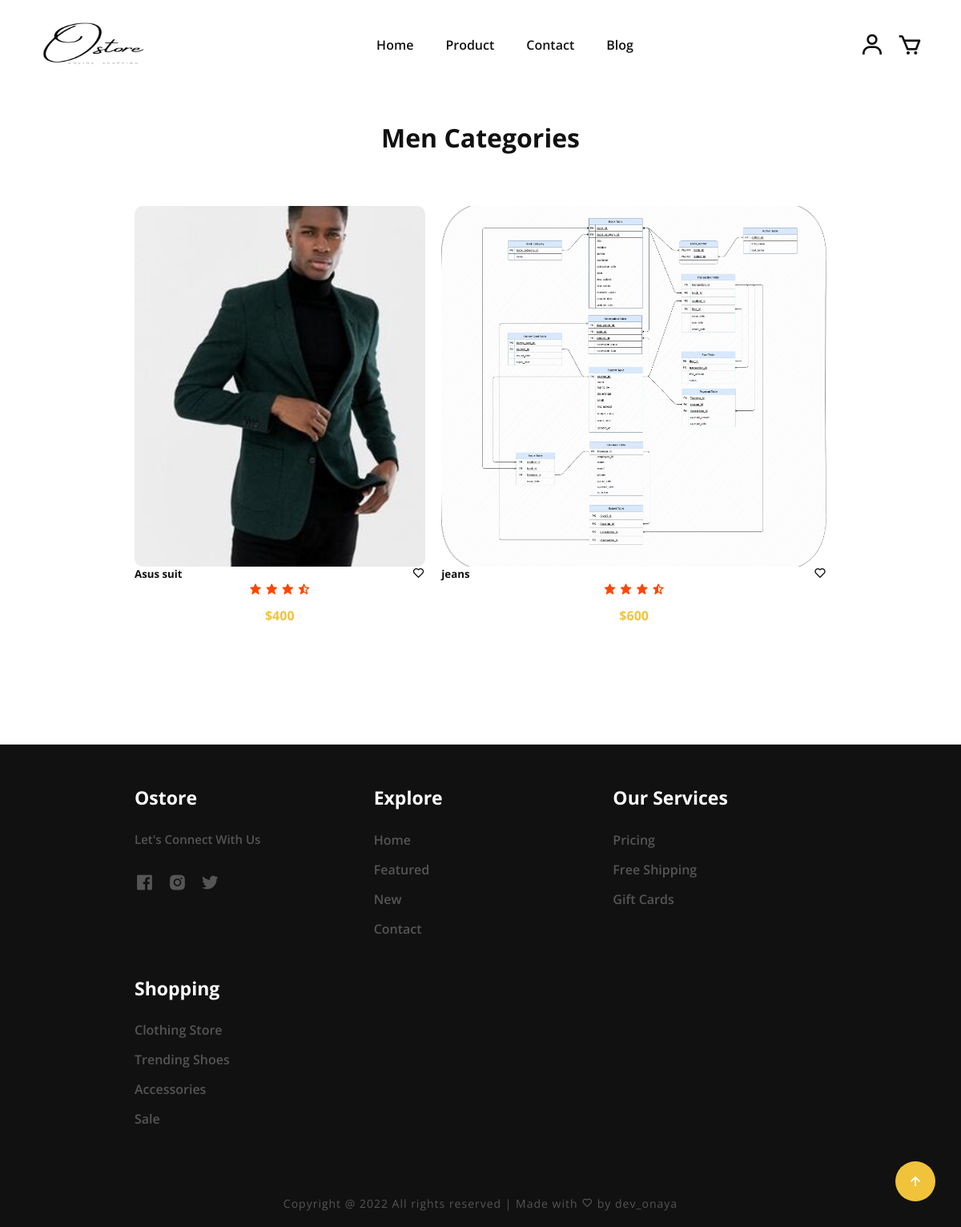
Page /category/men on the committed database.
### myapp/models.py (models this page shows, shortened)
class Product(db.Model):
    __tablename__ = "product"
    id = db.Column(db.Integer, primary_key=True)
    name = db.Column(db.String(64), nullable=True)
    price =  db.Column(db.String(78), nullable=True)
    filename = db.Column(
        db.String(89),
        nullable=True,
    )
    description = db.Column(db.String(400), nullable= True)
    cart_items = db.relationship('Cart', backref='product', lazy=True)
    categories_id = db.Column(db.Integer, db.ForeignKey('categories.id'))

### myapp/product.py (the view)
@product.route("/category/men")
def men():
    men = Categories.query.filter_by(name="men").first()
    men = men.product
    return render_template("product/men.html", men=men)

### myapp/templates/product/men.html (shortened to what this page needs)
{% extends 'store/base.html' %} {% block content %}
<section class="featured-men" id="featured-men">
    <div class="center-text">
        <h2>Men Categories</h2>
    </div>
    <div class="featured-content">
        {% for product in men %}
        <div class="product">
            <a href="{{url_for('product.singleproduct' , id = product.id)}}"><img
                    src="{{ url_for('product.media', filename=product.filename) }}" alt="fea1" /></a>
            <div class="p-text">
                <h5>{{product.name}}</h5>
                <i class="bx bx-heart"></i>
            </div>
            <div id="p-wrapper">
                <div class="star">
                    <i class="bx bxs-star"></i>
                    <i class="bx bxs-star"></i>
                    <i class="bx bxs-star"></i>
                    <i class="bx bxs-star-half"></i>
                </div>
                <p id="price">${{product.price}}</p>
            </div>
        </div>
        {% endfor %}
    </div>
</section>
{% endblock %}

### myapp/static/css/style.css (style rules this page uses)
* { padding: 0; margin: 0; box-sizing: border-box; font-family: 'Open Sans', sans-serif; list-style: none; text-decoration: none; scroll-behavior: smooth; }
:root { --white: #F7F8FC; --bg-color:#ffffff; --text-color:#111111; --main-color:#f1c33a; --auth-color:#fec116; --big-font: 4.5rem; --h2-font:3.3rem; --h3-font:2rem; --normal-font:1rem; }
body { background: var(--bg-color); color: var(--text-color); }
section { padding: 150px 14%; }
.center-text { text-align: center; }
.center-text h2 { font-size: var(--h3-font); }
.featured-content { display: grid; grid-template-columns: repeat(auto-fit, minmax(350px, auto)); gap: 1.3rem; align-items: center; margin-top: 4rem; }
::placeholder { color:transparent; }
#p-wrapper { display: flex; justify-content: center; flex-direction: column; align-items: center; font-weight: 400; gap: 10px; }
.product img { border-radius: 10px; width: 100%; height: 450px; object-fit: cover; }
.product { display: flex; flex-direction: column; justify-content: center; }
.product .p-text { display: flex; justify-content: space-between; }
.star i { color: orangered; }
#price { color: var(--main-color); font-weight: 700; }

### rows in the picture
Product: filename (picture), name "Asus suit", price "400"
Product: filename (picture), name "jeans", price "600"
